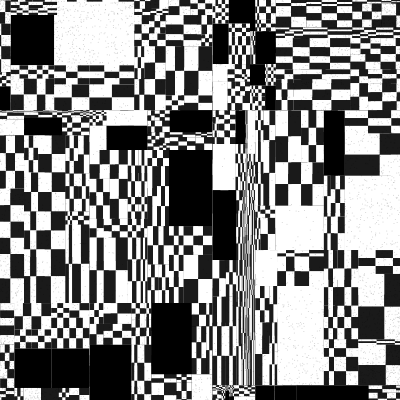
Frame 1 (no input)
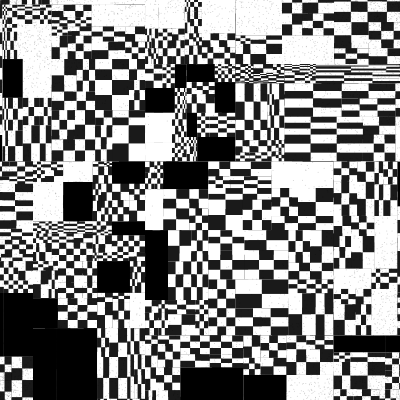
Frame 60 (no input)
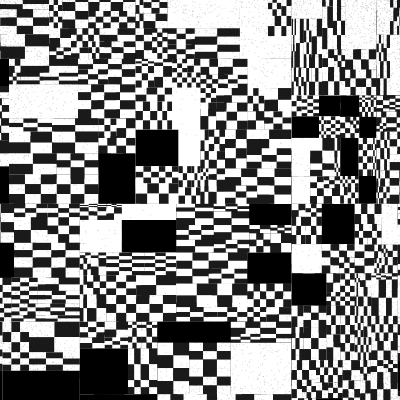
Frame 120 (the mouse pressed at the canvas centre since frame 60)

The p5.js sketch that drew these frames (run headless with seeded random() and noise() and a simulated clock; from frame 60 on, the mouse is pressed at the canvas centre):

// p5.js sketch
// ── sketch.js
let graphics;

function setup() {
  createCanvas(400, 400);
  colorMode(HSB, 360, 100, 100, 100);
  angleMode(DEGREES);
  noStroke();

  graphics = createGraphics(width, height);
  let w = sqrt(sq(width) + sq(height));
  for (let i = 0; i < (width * height * 15) / 100; i++) {
    
    graphics.stroke(0, 0, 0, 50);
    let angle = random() * 360;
    let r = (sqrt(1 - random(random())) * w) / 2;
    let px = width / 2 + cos(angle) * r;
    let py = height / 2 + sin(angle) * r;
    graphics.point(px, py);
  }
}

function draw() {
  background(220);
  randomSeed(100);
  push();
  translate(width / 2, height / 2);
  let w = sqrt(width * width + height * height);
  //rotate(45);
  recursiveRect(-w / 2, -w / 2, w, w, 4);
  pop();
  image(graphics, 0, 0);
}

function recursiveRect(x, y, w, h, depth) {
  if (depth < 0) return;
  //rect(x, y, w, h);

  let rsx = random(1000);
  let rsy = random(1000);

  let nw = noise(x / 1000 + rsx, frameCount / 50) * w;
  let nh = noise(y / 1000 + rsy, frameCount / 50) * h;

  if (random(100) > 25) {
    checkRects(x, y, nw, nh);
    checkRects(x + nw, y, w - nw, nh);
    checkRects(x, y + nh, nw, h - nh);
    checkRects(x + nw, y + nh, w - nw, h - nh);
  } else {
    random(100) > 50 ? fill(0, 0, 0) : fill(0, 0, 100);
    rect(x, y, w, h);
  }
  recursiveRect(x, y, nw, nh, depth - 1);
  recursiveRect(x + nw, y, w - nw, nh, depth - 1);
  recursiveRect(x, y + nh, nw, h - nh, depth - 1);
  recursiveRect(x + nw, y + nh, w - nw, h - nh, depth - 1);
}

function checkRects(x, y, w, h) {
  let sep = int(random(2, 4));
  push();
  translate(x, y);
  let n = int(random(2));
  if (sep == 2) n = 1;
  for (let j = 0; j < sep; j++) {
    for (let i = 0; i < sep; i++) {
      let xx = (i * w) / sep;
      let yy = (j * h) / sep;
      if (sep == 3) {
        if (n % 2 == 0) {
          fill(0, 0, 10);
        } else {
          fill(0, 0, 100);
        }
      } else {
        switch (n) {
          case 1:
          case 4:
            fill(0, 0, 100);
            break;
          case 2:
          case 3:
            fill(0, 0, 10);
            break;
        }
      }
      rect(xx, yy, w / sep, h / sep);
      n++;
    }
  }
  pop();
}

// ── glitch.html
<!doctype html>

<html lang="en">
<head>


  <title>Glitch</title>
  <link rel="stylesheet" href="styles.css">
  <script src="https://cdn.jsdelivr.net/npm/p5@1.0.0/lib/p5.js"></script>
  <script src="sketch.js"></script>
 

</head>

<body>


  
</body>
</html>
